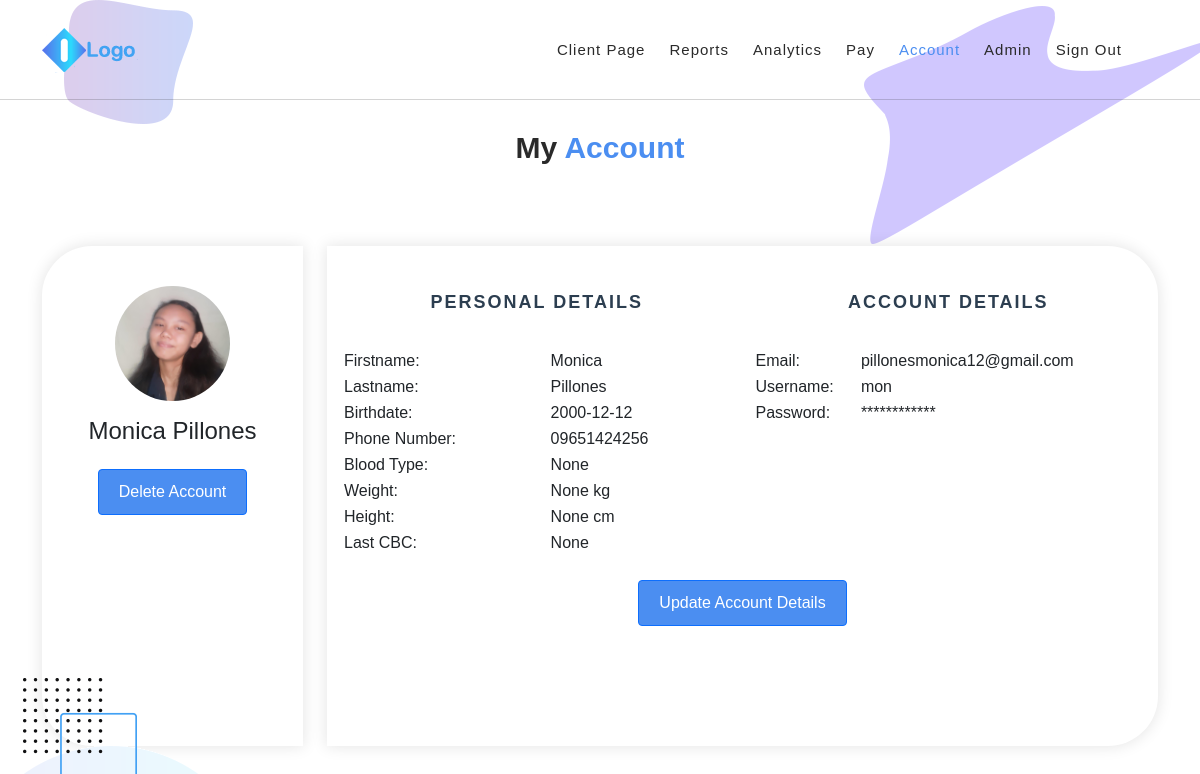
Before: /account/ (signed in) with the older database file.
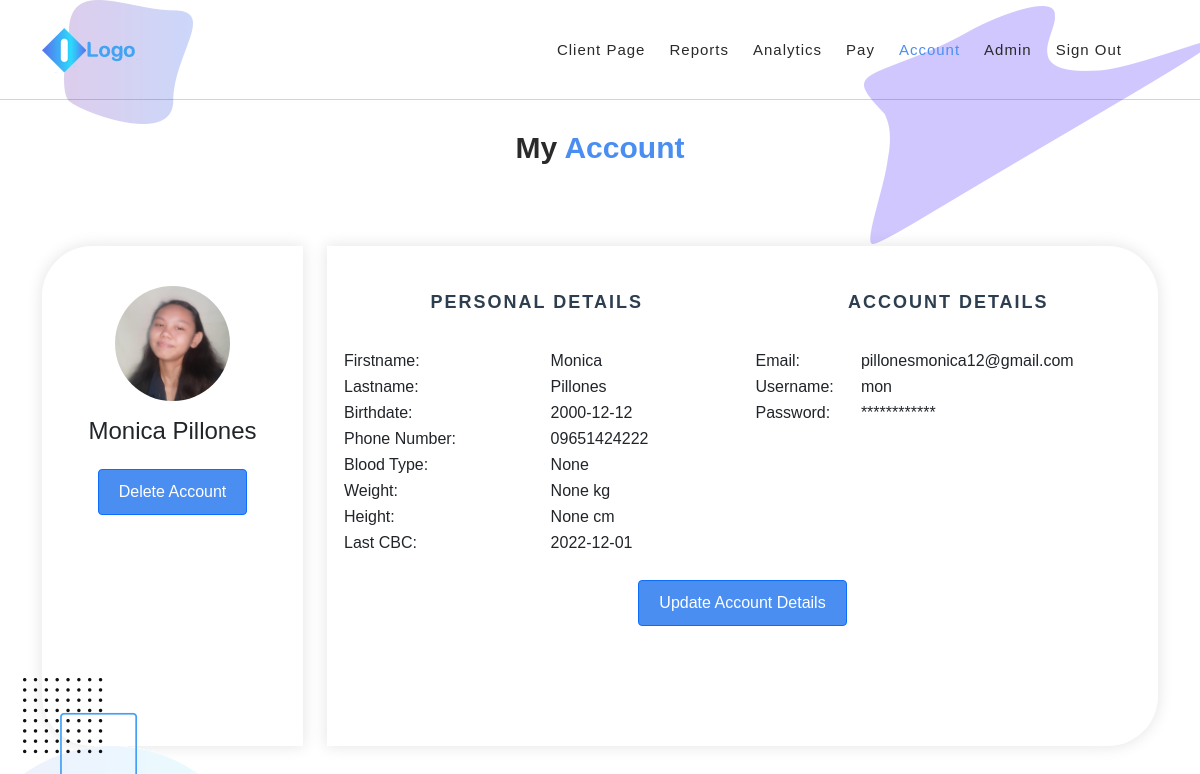
After: the same page with the newer database file.
### isabuhaywebapp/models.py (models this page shows, shortened)
class User(AbstractBaseUser):
    username = models.CharField(verbose_name="username", max_length=25, blank=False, null=False, unique=True)
    email = models.EmailField(verbose_name="email address", max_length=50, blank=False, null=False, unique=True)
    firstname = models.CharField(verbose_name="first name", max_length=20, blank=False, null=False)
    lastname = models.CharField(verbose_name="last name", max_length=20, blank=False, null=False)
    phone_number = models.CharField(verbose_name="phone number", max_length=15, blank=False, null=False)
    profile_picture = models.ImageField(verbose_name="profile picture", null=True, blank=True)
    birthdate = models.DateTimeField(verbose_name="birthdate", blank=True, null=True)
    blood_type = models.CharField(verbose_name="blood type", max_length=5, blank=True, null=True)
    height = models.DecimalField(verbose_name="height", decimal_places = 2, max_digits = 6, validators=[MinValueValidator(Decimal('0.01'))], blank=True, null=True)
    weight = models.DecimalField(verbose_name="weight", decimal_places = 2, max_digits = 6, validators=[MinValueValidator(Decimal('0.01'))], blank=True, null=True)
    is_admin = models.BooleanField(default=False)
    is_active = models.BooleanField(default=True)
    is_staff = models.BooleanField(default=False)
    is_superuser = models.BooleanField(default=False)
    date_created = models.DateTimeField(verbose_name="date created", blank=True, null=True)
    uploads = models.IntegerField(verbose_name="uploads",blank=False, null=False, default=5)
    USERNAME_FIELD="username"
    REQUIRED_FIELDS = [
        'email',
        'firstname',
        'lastname',
        'phone_number',
    ]
    objects = UserManager()

### isabuhaywebapp/views.py (the view)
# urls.py: path('account/', DisplayAccountPage.as_view(), name='DisplayAccountPage'),
class DisplayAccountPage(LoginRequiredMixin, TemplateView):
    template_name = 'displayAccountPage.html'
    def get(self, request, *args, **kwargs):
        context = self.get_context_data(**kwargs)
        CBCList = self.request.user.cbctestresult_set.all().order_by('dateRequested').values()
        if len(CBCList) > 0:
            latestCBC = CBCList[len(CBCList)-1]
            context['latestCBC'] = datetime.strftime(latestCBC.get('dateRequested'), "%Y-%m-%d")
        else:
            context['latestCBC'] = 'None'
        self.request.user.birthdate = None if self.request.user.birthdate is None else datetime.strftime(self.request.user.birthdate, "%Y-%m-%d")
        return self.render_to_response(context)

### templates/displayAccountPage.html (shortened to what this page needs)
{% load static %}
<!DOCTYPE html>
<html lang="en">
  <head>
    <link href="{% static 'css/fonts.css' %}" rel="stylesheet">
    <link href="{% static 'vendor/bootstrap/css/bootstrap.min.css' %}" rel="stylesheet">
    <link rel="stylesheet" href="https://use.fontawesome.com/releases/v5.8.1/css/all.css">
    <link rel="stylesheet" href="{% static 'assets/css/templatemo-chain-app-dev.css' %}">
    <link rel="stylesheet" href="{% static 'assets/css/animated.css' %}">
    <link rel="stylesheet" href="{% static 'assets/css/owl.css' %}">
    <link rel="stylesheet" href="{% static 'css/jeff_custom.css' %}">
  </head>
  <body>
    <header class="header-area header-sticky wow slideInDown" data-wow-duration="0.75s" data-wow-delay="0s">
      <div class="container">
        <div class="row">
          <div class="col-12">
            <nav class="main-nav">
               <a href="#" class="logo">
                <img src="{% static 'assets/images/logo.png' %}" alt="Chain App Dev" w>
              </a>
              <ul class="nav">
                <li class="scroll-to-section"><a href="{% url 'DisplayClientSide' %}">Client Page</a></li>
                <li class="scroll-to-section"><a href="{% url 'DisplayAllCBCTestResult' %}">Reports</a></li>
                <li class="scroll-to-section"><a href="{% url 'DisplayAnalytics' %}">Analytics</a></li>
                <li class="scroll-to-section"><a href="#">Pay</a></li>
                <li class="scroll-to-section"><a href="#" class="active">Account</a></li>
                <li class="scroll-to-section"><a href="{% url 'DisplayAdminPage' %}">Admin</a></li>
                <li class="scroll-to-section"><a href="{% url 'LogoutView' %}">Sign Out</a></li>
                <li></li>
              </ul>
            </nav>
          </div>
        </div>
      </div>
    </header>
    <div id="All CBC" class="services section">
      <div class="col-lg-8 offset-lg-2">
        <div class="section-heading  wow fadeInDown" data-wow-duration="1s" data-wow-delay="0.5s">
          <h4>My <em>Account</em></h4>
          </div>
      </div>
      <div class="container">
        <div class="row">
          <div class="col-lg-3 wow slideInLeft">
            <div class="card-body align-items-center text-center" style="background-color: white; box-shadow: 0 0 15px 1px rgba(0, 0, 0, 0.1); z-index: 10; border-top-left-radius: 50px; border-bottom-left-radius: 50px; height: 500px;">
              <br>
              {% if not user.profile_picture %}
                <img  src="{% static 'assets/images/user-profile-icon.png' %}" class="rounded-circle" style="width: 50%;">
              {% else %}
                <img  src="{{user.profile_picture.url}}" class="rounded-circle" style="width: 50%;">
              {% endif %}
              <div class="mt-3">
                  <h4>{{user.firstname}} {{user.lastname}}</h4>
                  <br>
                  <button type="button" class="btn btn-primary" data-toggle="modal" name="deleteAccountBtn" data-target="#exampleModalCenter">
                    Delete Account
                  </button>
              </div>
            </div>
          </div>
          <div class="col-lg-9 wow slideInRight" >
            <div class="card-body align-items-center text-center" style="background-color: white; box-shadow: 0 0 15px 1px rgba(0, 0, 0, 0.1); z-index: 10; border-top-right-radius: 50px; border-bottom-right-radius: 50px; height: 500px;">
              <div class="row">
                <div class="col-lg-6" style="text-align: left;">
                  <div id="msform">
                    <h2 class="fs-title">Personal Details</h2>
                    <br>
                      <table style="width: 100%; text-align: left;">
                        <tr>
                          <td>Firstname: </td>
                          <td>{{user.firstname}}</td>
                        </tr>
                        <tr>
                          <td>Lastname: </td>
                          <td>{{user.lastname}}</td>
                        </tr>
                        <tr>
                          <td>Birthdate: </td>
                          <td>{{user.birthdate}}</td>
                        </tr>
                        <tr>
                          <td>Phone Number: </td>
                          <td>{{user.phone_number}}</td>
                        </tr>
                        <tr>
                          <td>Blood Type: </td>
                          <td>{{user.blood_type}}</td>
                        </tr>
                        <tr>
                          <td>Weight: </td>
                          <td>{{user.weight}} kg</td>
                        </tr>
                        <tr>
                          <td>Height: </td>
                          <td>{{user.height}} cm</td>
                        </tr>
                        <tr>
                          <td>Last CBC: </td>
                          <td>{{latestCBC}}</td>
                        </tr>
                      </table>
                  </div>
                </div>
                <div class="col-lg-6">
                  <form id="msform" action="" method="POST">
                    <h2 class="fs-title">Account Details</h2>
                    <br>
                    <table style="width: 100%; text-align: left;">
                      <tr>
                        <td>Email: </td>
                        <td>{{user.email}}</td>
                      </tr>
                      <tr>
                        <td>Username:</td>
                        <td>{{user.username}}</td>
                      </tr>
                      <tr>
                        <td>Password:</td>
                        <td>************</td>
                      </tr>
                    </table>
                  </form>
                </div>
              </div>
              <br>
              <a href="{% url 'UpdateAccountPage' %}"><button class="btn btn-outline-primary" name="updateAccountBtn" >Update Account Details</button></a>
            </div>
          </div>
        </div>
      </div>
    </div>
</body>
</html>

### static/assets/css/templatemo-chain-app-dev.css (style rules this page uses)
html, body, div, span, applet, object, iframe, h1, h2, h3, h4, h5, h6, p, blockquote, div pre, a, abbr, acronym, address, big, cite, code, del, dfn, em, font, img, ins, kbd, q, s, samp, small, strike, strong, sub, sup, tt, var, b, u, i, center, dl, dt, dd, ol, ul, li, figure, header, nav, section, article, aside, footer, figcaption { margin: 0; padding: 0; border: 0; outline: 0; }
ul, li { padding: 0; margin: 0; list-style: none; }
header, nav, section, article, aside, footer, hgroup { display: block; }
* { box-sizing: border-box; }
html, body { font-family: 'Roboto', sans-serif; font-weight: 400; background-color: #fff; -ms-text-size-adjust: 100%; -webkit-font-smoothing: antialiased; -moz-osx-font-smoothing: grayscale; }
a { text-decoration: none !important; }
h1, h2, h3, h4, h5, h6 { margin-top: 0px; margin-bottom: 0px; }
ul { margin-bottom: 0px; }
img { width: 100%; overflow: hidden; }
html, body { background: #fff; font-family: 'Roboto', sans-serif; }
.section-heading { position: relative; z-index: 2; }
.section-heading h4 { color: #2a2a2a; font-size: 30px; font-weight: 700; text-transform: capitalize; margin-bottom: 10px; }
.section-heading h4 em { font-style: normal; color: #4b8ef1; }
.header-area { background-color: transparent; border-bottom: 1px solid rgba(42,42,42,0.2); position: absolute; left: 0px; right: 0px; z-index: 100; height: 100px; -webkit-transition: all .5s ease 0s; -moz-transition: all .5s ease 0s; -o-transition: all .5s ease 0s; transition: all .5s ease 0s; }
.header-area .main-nav { min-height: 80px; background: transparent; }
.header-area .main-nav .logo { float: left; -webkit-transition: all 0.3s ease 0s; -moz-transition: all 0.3s ease 0s; -o-transition: all 0.3s ease 0s; transition: all 0.3s ease 0s; }
.header-area .main-nav .logo { line-height: 100px; float: left; -webkit-transition: all 0.3s ease 0s; -moz-transition: all 0.3s ease 0s; -o-transition: all 0.3s ease 0s; transition: all 0.3s ease 0s; }
.header-area .main-nav .nav { float: right; margin-top: 30px; margin-right: 0px; background-color: transparent; -webkit-transition: all 0.3s ease 0s; -moz-transition: all 0.3s ease 0s; -o-transition: all 0.3s ease 0s; transition: all 0.3s ease 0s; position: relative; z-index: 999; }
.header-area .main-nav .nav li { padding-left: 20px; padding-right: 20px; }
.header-area .main-nav .nav li a { display: block; font-weight: 500; font-size: 15px; color: #2a2a2a; text-transform: capitalize; -webkit-transition: all 0.3s ease 0s; -moz-transition: all 0.3s ease 0s; -o-transition: all 0.3s ease 0s; transition: all 0.3s ease 0s; height: 40px; line-height: 40px; border: transparent; letter-spacing: 1px; }
.header-area .main-nav .nav li:hover a, .header-area .main-nav .nav li a.active { color: #4b8ef1!important; }
.header-area.header-sticky { min-height: 80px; }
.header-area .nav { margin-top: 30px; }
.header-area.header-sticky .nav li a.active { color: #4b8ef1; }
@media (max-width: 1200px) { .header-area .main-nav .nav li { padding-left: 12px; padding-right: 12px; } }
@media (max-width: 1200px) { .header-area .main-nav:before { display: none; } }
@media (min-width: 767px) { .header-area .main-nav .nav { display: flex !important; } }
.services { padding-top: 130px; position: relative; }
.services:after { content: ''; background-image: url(../images/services-left-dec.png); background-repeat: no-repeat; position: absolute; left: 0; bottom: -300px; width: 261px; height: 368px; z-index: 0; }
.services:before { content: ''; background-image: url(../images/services-right-dec.png); background-repeat: no-repeat; position: absolute; right: 0; top: 0; width: 1136px; height: 244px; z-index: 0; }
.services .section-heading { text-align: center; margin-bottom: 80px; }
.btn { padding: 10px 20px; background: #4b8ef1; color: #fff; transition: all .3s; }

### static/css/jeff_custom.css (style rules this page uses)
#msform { text-align: center; position: relative; margin-top: 30px; }
.fs-title { font-size: 18px; text-transform: uppercase; color: #2C3E50; margin-bottom: 10px; letter-spacing: 2px; font-weight: bold; }

Changed rows visible on the page:
changed User "Monica": phone_number "09651424256" → "09651424222"
Other visible differences:
{{ latestCBC }}: "None" → "2022-12-01"
